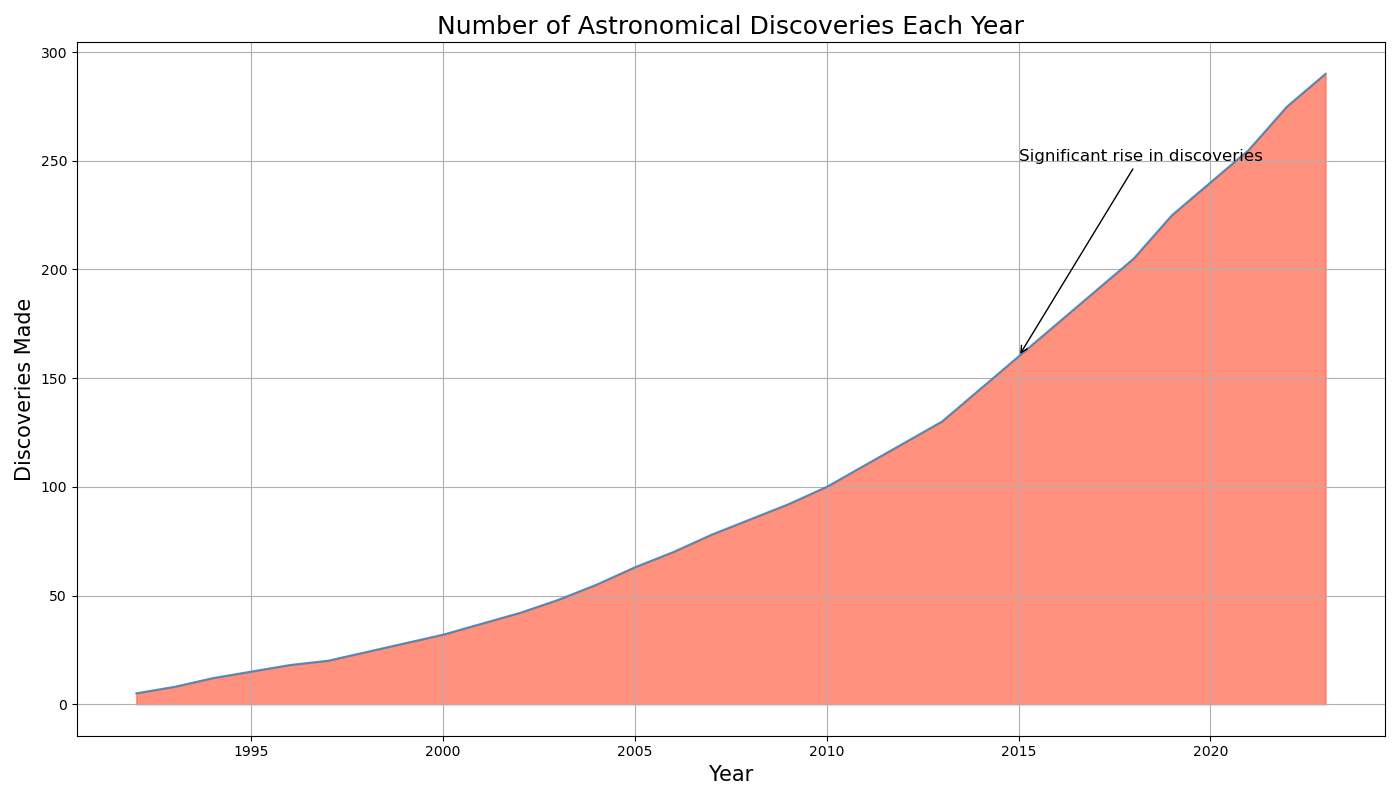

This figure's Python source:

import matplotlib.pyplot as plt
import pandas as pd

data = {
    'Year': [1992, 1993, 1994, 1995, 1996, 1997, 1998, 1999, 2000, 2001, 2002, 2003, 
             2004, 2005, 2006, 2007, 2008, 2009, 2010, 2011, 2012, 2013, 2014, 2015, 
             2016, 2017, 2018, 2019, 2020, 2021, 2022, 2023],
    'Discoveries_Made': [5, 8, 12, 15, 18, 20, 24, 28, 32, 37, 42, 48, 
                         55, 63, 70, 78, 85, 92, 100, 110, 120, 130, 145, 160, 
                         175, 190, 205, 225, 240, 255, 275, 290]
}

df = pd.DataFrame(data)

plt.figure(figsize=(14, 8))
plt.fill_between(df['Year'], df['Discoveries_Made'], color='#FF6347', alpha=0.7)
plt.plot(df['Year'], df['Discoveries_Made'], color='#4682B4', alpha=0.9)

plt.title('Number of Astronomical Discoveries Each Year', fontsize=18, loc='center')
plt.xlabel('Year', fontsize=15)
plt.ylabel('Discoveries Made', fontsize=15)
plt.annotate('Significant rise in discoveries', xy=(2015, 160), xytext=(2015, 250),
             arrowprops=dict(facecolor='black', arrowstyle='->'),
             fontsize=12, color='black')

plt.grid(True)
plt.tight_layout()
plt.show()
